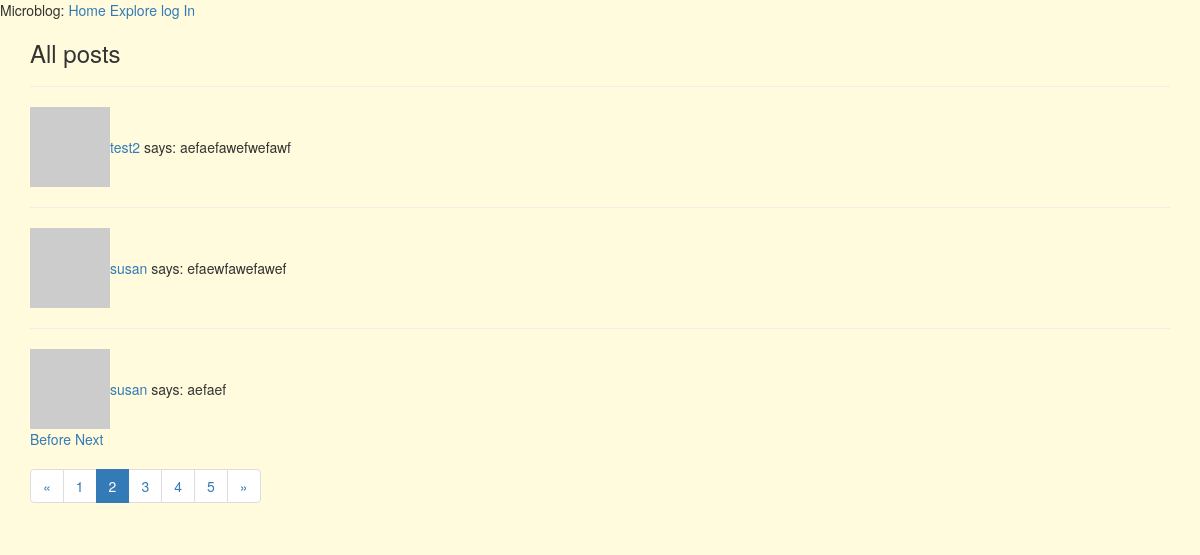
/explore?page=2, run on the app's committed database.
### myapp/models.py (models this page shows, shortened)
class Post(db.Model):
    id = db.Column(db.Integer, primary_key=True)
    body = db.Column(db.String(140))
    timestamp = db.Column(db.DateTime, index=True, default=datetime.utcnow)
    user_id = db.Column(db.Integer, db.ForeignKey('user.id'))

class User(UserMixin, db.Model):
    id = db.Column(db.Integer, primary_key=True)
    username = db.Column(db.String(64), index=True, unique=True)
    email = db.Column(db.String(120), index=True, unique=True)
    password_hash = db.Column(db.String(128))
    posts = db.relationship('Post', backref='author', lazy='dynamic') # post.author ==> user instance
    about_me = db.Column(db.String(140))
    last_seen = db.Column(db.DateTime, default=datetime.utcnow)
    followed = db.relationship('User', secondary=followers,
        primaryjoin=(followers.c.follower_id == id),
        secondaryjoin=(followers.c.followed_id == id),
        backref=db.backref('followers', lazy='dynamic'), lazy='dynamic')
    def avatar(self, size):
        digest = md5(self.email.lower().encode('utf-8')).hexdigest()
        return 'https://www.gravatar.com/avatar/{}?d=identicon&s={}'.format(
            digest, size)

### myapp/routes.py (the view)
@app.route('/explore')
def explore():
    page = request.args.get('page', 1, type=int)
    per_page = app.config['POST_PER_PAGE']
    posts = Post.query.order_by(Post.timestamp.desc()).paginate(
        page, app.config['POST_PER_PAGE'], False)
    total_posts = Post.query.count()
    pagination = Pagination(page=page, per_page=per_page, total=total_posts, record_name='posts', css_framework='foundation')
    next_url = url_for('explore', page=posts.next_num) if posts.has_next else None
    prev_url = url_for('explore', page=posts.prev_num) if posts.has_prev else None
    return render_template('index.html', title="All posts", posts=posts.items,
                           pagination=pagination, next_url=next_url, prev_url=prev_url)

### myapp/routes.py (called while the page is built)
@app.before_request
def before_request():
    if current_user.is_authenticated:
        current_user.last_seen = datetime.utcnow()
        db.session.commit()

### myapp/templates/index.html (shortened to what this page needs)
{% extends 'base.html' %}
{% block app_content %}
    <h3>All posts</h3>
    {% for post in posts %}
        {% include "_post.html" %}
    {% endfor %}
    {% if prev_url %}
    <a href="{{ prev_url }}">Before</a>
    {% endif %}
    {% if next_url %}
    <a href="{{ next_url }}">Next</a>
    {% endif %}
    {{ pagination.links }}
{% endblock %}

### myapp/templates/_post.html
    <table>
        <hr valign="top">
            <td><img src="{{ post.author.avatar(36) }}"></td>
            <td>
                <a href="{{ url_for('user', username=post.author.username) }}">
                    {{ post.author.username }}
                </a>
                says: {{ post.body }}</td>
    </table>

### myapp/static/stylesheets/style.css (style rules this page uses)
body { background: #fffbdc; }

### data on the page
Post: author.username "test2", body "aefaefawefwefawf"
Post: author.username "susan", body "efaewfawefawef"
Post: author.username "susan", body "aefaef"

### other printed values
{{ pagination.links }} "« 1 2 3 4 5 »"
